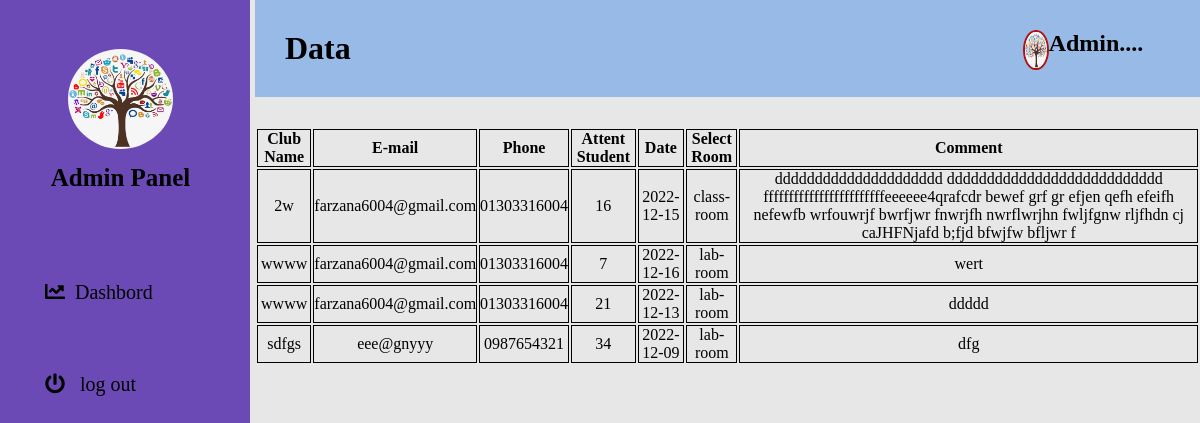
The page /cl-dashbord/class_dashbord.php on the database its author committed.
### tables this page shows
CREATE TABLE `clbooking` (
  `id` int(11) NOT NULL,
  `club_name` text NOT NULL,
  `e_mail` text NOT NULL,
  `phone` varchar(20) NOT NULL,
  `a_student` varchar(200) NOT NULL,
  `check_in` text NOT NULL,
  `select_room` varchar(11) DEFAULT NULL,
  `comment` text NOT NULL
);

### cl-dashbord/class_dashbord.php (the view, shortened to what this page needs)
<?php
$host = "127.0.0.1";
$userName = "root";
$userPass = "";
$database = "classroombooking";
$connectQuery = mysqli_connect($host,$userName,$userPass,$database);
if(mysqli_connect_errno()){
    echo mysqli_connect_error();
    exit();
}else{
    $selectQuery = "SELECT * FROM `clbooking` ORDER BY `id` DESC";
    $result = mysqli_query($connectQuery,$selectQuery);
}
?>
<!DOCTYPE html>
<html lang="en">
  <head>
    <link
      rel="stylesheet"
      href="https://cdnjs.cloudflare.com/ajax/libs/font-awesome/6.2.0/css/all.min.css"
    />
    <link rel="stylesheet" href="cd.css" />
    <link
      rel="stylesheet"
      href="https://fontawesome.com/search?q=facebook&o=r"
    />
    <link
      rel="stylesheet"
      type="text/css"
      href="https://cdnjs.cloudflare.com/ajax/libs/font-awesome/5.15.1/css/all.min.css"
    />
</head>
<body>
    <nav>
        <ul >
          <li>
            <a href="#">
              <div class="logo">
                <img src="img2/logo.png" /> <br />
                <span class="nav-item"> Admin Panel</span>
              </div>
            </a>
          </li>
          <li>
            <a href="class_dashbord.php">
              <i class="fas fa-chart-line"></i>
              <span class="nav-item">Dashbord</span>
            </a>
          </li>
          <li>
            <a href="logout.php">
                <i class="fas fa-power-off"></i>
                <span class="nav-item"> log out</span>
            </a>
          </li>
        </ul>
      </nav>
      <div class="nav-head">
        <h1>Data</h1>
        <div class="profil-img">
            <img src="img2/logo.png" alt="">
            <h2>Admin....</h2>
        </div>
      </div>
      <table>
        <tr>
           <th>Club Name</th>
           <th>E-mail</th>
           <th>Phone</th>
           <th>Attent Student</th>
           <th>Date</th>
           <th>Select Room</th>
           <th>Comment</th>
        </tr>
        <?php
          while($row = mysqli_fetch_assoc($result)){?>
        <tr>
        <td> <?php echo $row['club_name']; ?></td>
            <td> <?php echo $row['e_mail']; ?></td>
            <td><?php echo $row['phone']; ?></td>
            <td><?php echo $row['a_student']; ?></td>
            <td><?php echo $row['check_in']; ?></td>
            <td><?php echo $row['select_room']; ?></td>
            <td><?php echo $row['comment']; ?></td>
         </tr>
         <?php }?>
      </table>
</body>
</html>

### cl-dashbord/cd.css (style rules this page uses)
* { margin: 0; padding: 0; outline: none; border: none; text-decoration: none; box-sizing: border-box; }
body { background: rgb(231, 231, 231); margin-left: 255px; font-family: cursive; }
nav { position: absolute; top: 0; bottom: 0; height: 200%; width: 250px; left: 0; background:#6C4AB6; padding-top: 20px; overflow: hidden; transition: width 0.2s linear; display: flex; }
.logo { text-align: center; transition: all 0.5s ease; padding: 4px 79px 20px 20px;; }
.logo img { width: 105px; height: 100px; border-radius: 50%; padding-bottom: -2px; margin-bottom: 10px; }
.logo span { font-weight: bold; padding: 15px 0px 20px 0px; font-size:25px; }
a { position: relative; color: black; font-size: 20px; display: table; width: 300px; padding-inline: 20px; padding: 25px; }
.fas { position: relative; width: 50px; height: 40px; font-size: 20px; text-align: center; padding: 20px; }
.nav-item { position: relative; }
.nav-head { background: #98BAE7; box-sizing: border-box; justify-content: space-between; display: flex; }
.nav-head h1 { text-align: center; padding:30px; }
.nav-head h2 { display: flex; }
.profil-img { display: flex; padding-top: 30px; padding-left: 60%; }
.profil-img img { width:10%; height: 60%; border-radius: 50%; border: rgb(181, 16, 16) solid 2px; margin-left: 30%; }
table { margin-top: 30px; width: 100%; text-align: center; border-collapse:initial; }
th { border: 1px solid black; }
td { border: 1px solid black; }

### rows shown on the page
clbooking: club_name "2w", e_mail "farzana6004@gmail.com", phone "01303316004", a_student "16", check_in "2022-12-15", select_room "class-room", comment "ddddddddddddddddddddd ddddddddddddddddddddddddddd ffffffffffffffffffffffffeeeeee4qrafcdr bewef grf gr efjen qefh efeifh nefewfb wrfouwrjf bwrfjwr fnwrjfh nwrflwrjhn fwljfgnw rljfhdn cj caJHFNjafd b;fjd bfwjfw bfljwr f"
clbooking: club_name "wwww", e_mail "farzana6004@gmail.com", phone "01303316004", a_student "7", check_in "2022-12-16", select_room "lab-room", comment "wert"
clbooking: club_name "wwww", e_mail "farzana6004@gmail.com", phone "01303316004", a_student "21", check_in "2022-12-13", select_room "lab-room", comment "ddddd"
clbooking: club_name "sdfgs", e_mail "eee@gnyyy", phone "0987654321", a_student "34", check_in "2022-12-09", select_room "lab-room", comment "dfg"
